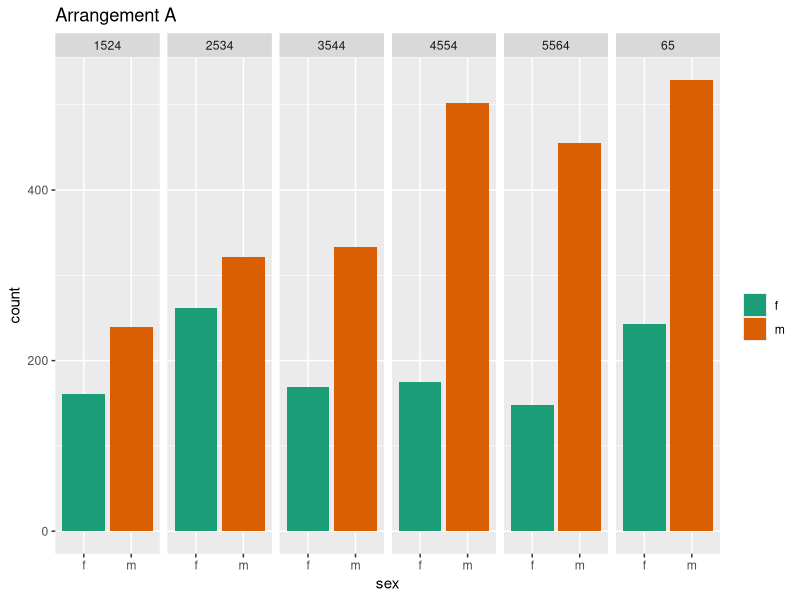
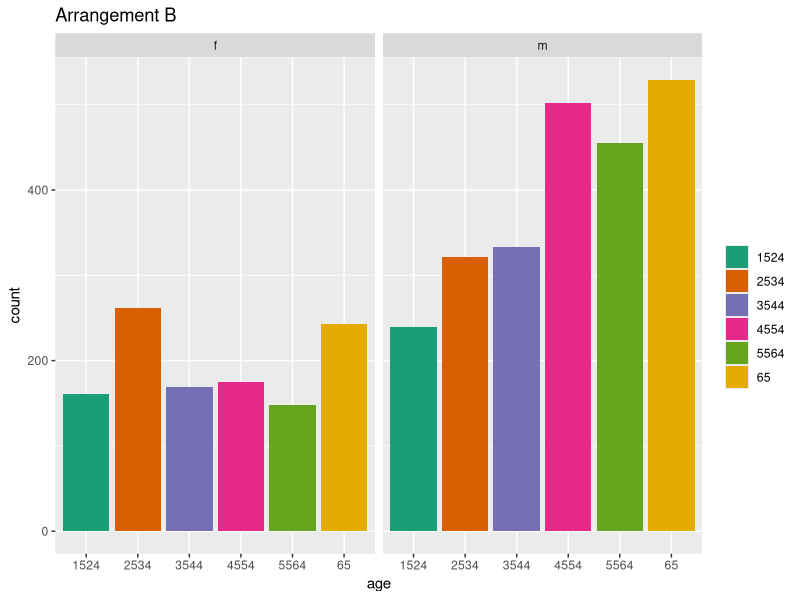
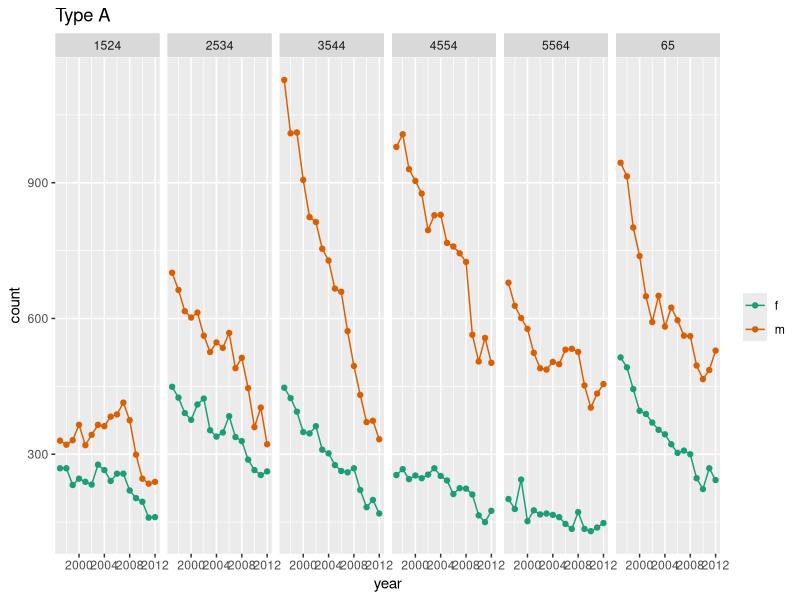
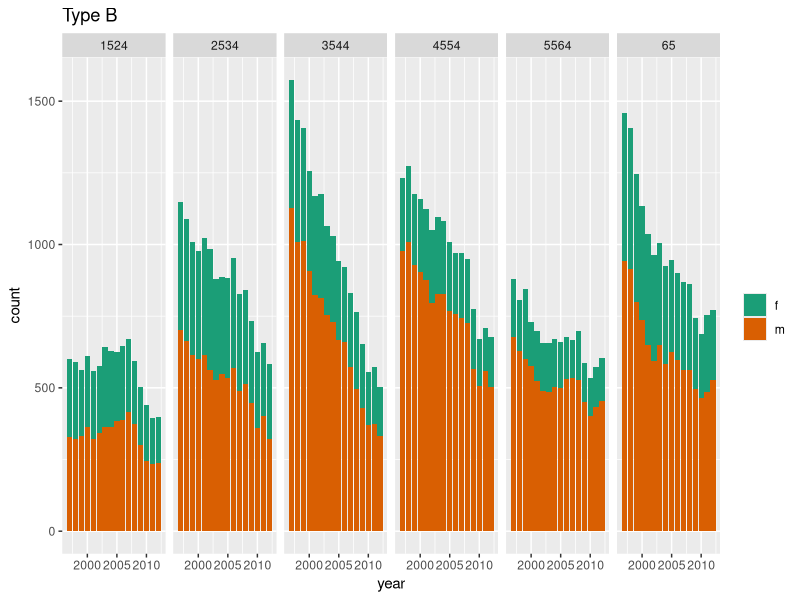
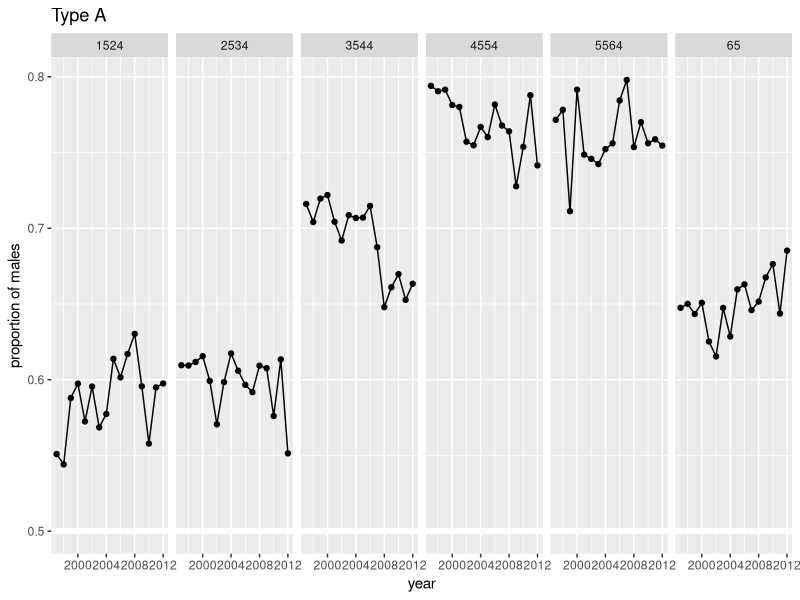
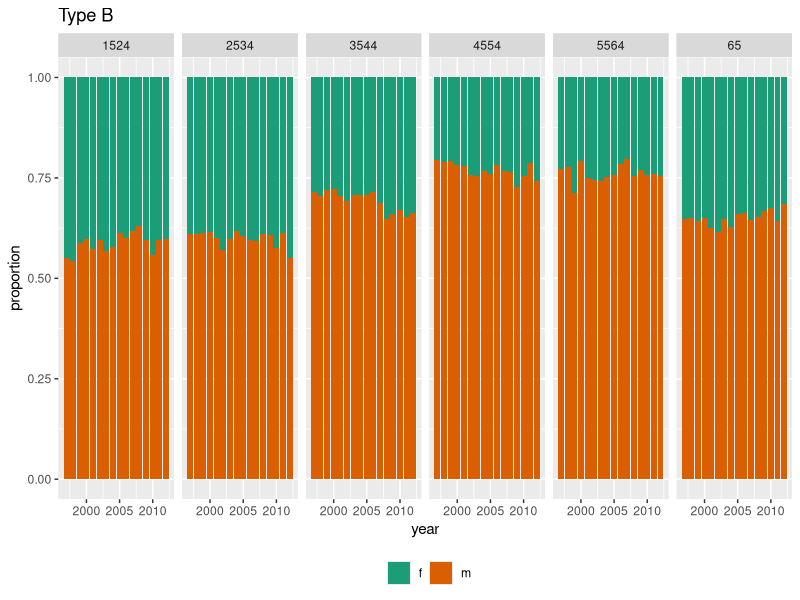
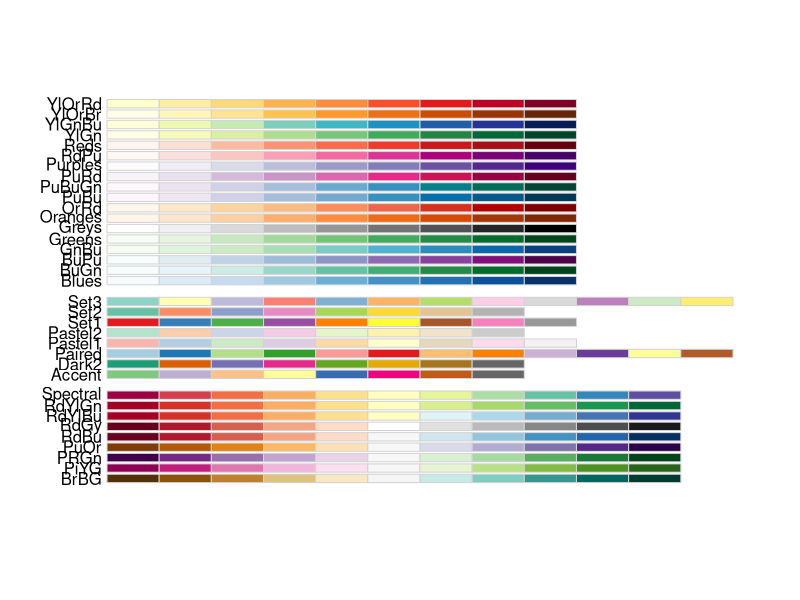
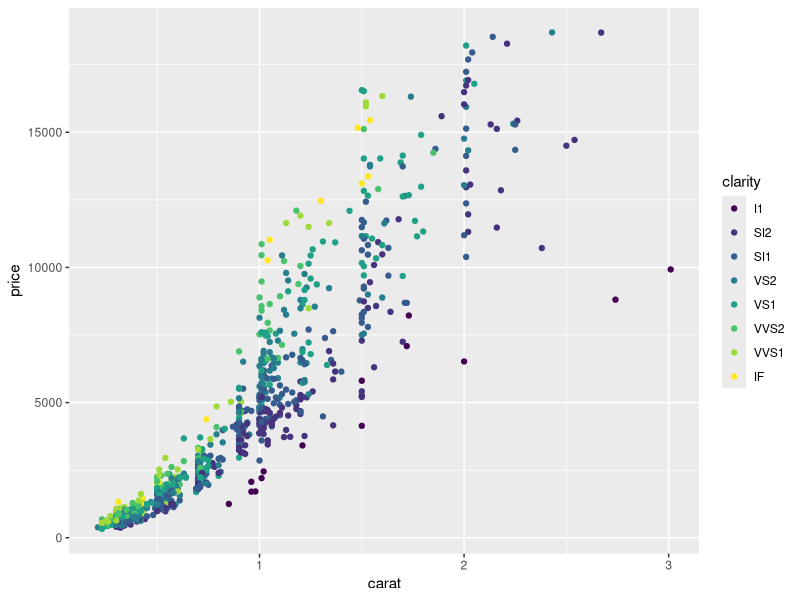

Source code (R) for these figures, in order:
## ---- chunk 1
knitr::opts_chunk$set(
  echo=FALSE,
  message = FALSE,
  warning = FALSE,
  error = FALSE, 
  collapse = TRUE,
  comment = "",
  fig.height = 6,
  fig.width = 10,
  fig.align = "center",
  fig.retina = 3,
  cache = FALSE
)
## ---- chunk 2
library(tidyverse)
library(RColorBrewer)
library(gridExtra)
library(dichromat)
library(here)
## ---- chunk 3
tb <- read_csv(here::here("data/TB_notifications_2019-07-01.csv")) %>% 
  select(country, iso3, year, new_sp_m04:new_sp_fu) %>%
  pivot_longer(cols=new_sp_m04:new_sp_fu, names_to="sexage", values_to="count") %>%
  mutate(sexage = str_replace(sexage, "new_sp_", "")) %>%
  mutate(sex=substr(sexage, 1, 1), 
         age=substr(sexage, 2, length(sexage))) %>%
  select(-sexage)

# Filter years between 1997 and 2012 due to missings
tb_us <- tb %>% 
  filter(country == "United States of America") %>%
  filter(!(age %in% c("04", "014", "514", "u"))) %>%
  filter(year > 1996, year < 2013)
## ---- chunk 4
tb_us %>% filter(year == 2012) %>% select(sex, age, count)
## ---- chunk 5
tb_us %>% filter(year == 2012) %>%
  ggplot(aes(x=sex, y=count, fill=sex)) +
  geom_bar(stat="identity", position="dodge") + 
  facet_wrap(~age, ncol=6) +
  scale_fill_brewer("", palette="Dark2") +
  ggtitle("Arrangement A")
## ---- chunk 6
tb_us %>% filter(year == 2012) %>%
  ggplot(aes(x=age, y=count, fill=age)) +
  geom_bar(stat="identity", position="dodge") + 
  facet_wrap(~sex, ncol=6) +
  scale_fill_brewer("", palette="Dark2") +
  ggtitle("Arrangement B")
## ---- chunk 7

## ---- chunk 8

## ---- chunk 9
tb_us %>% select(year, sex, age, count) %>% head(10)
## ---- chunk 10
ggplot(tb_us, aes(x=year, y=count, colour=sex)) +
  geom_line() + geom_point() +
  facet_wrap(~age, ncol=6) +
  scale_colour_brewer("", palette="Dark2") +
  ggtitle("Type A")
## ---- chunk 11
# This uses a color blind proof scale
ggplot(tb_us, aes(x=year, y=count, fill=sex)) +
  geom_bar(stat="identity") + 
  facet_wrap(~age, ncol=6) +
  scale_fill_brewer("", palette="Dark2") +
  ggtitle("Type B")
## ---- chunk 12

## ---- chunk 13

## ---- chunk 14
tb_us %>% group_by(year, age) %>% 
  summarise(p = count[sex=="m"]/sum(count)) %>%
  ggplot(aes(x=year, y=p)) +
  geom_hline(yintercept = 0.50, colour="white", size=2) +
  geom_line() + geom_point() +
  facet_wrap(~age, ncol=6) +
  ylab("proportion of males") +
  ggtitle("Type A")
## ---- chunk 15
# Fill the bars, note the small change to the code
ggplot(tb_us, aes(x=year, y=count, fill=sex)) +
  geom_bar(stat="identity", position="fill") + 
  facet_wrap(~age, ncol=6) +
  scale_fill_brewer("", palette="Dark2") + ylab("proportion") +
  ggtitle("Type B") + theme(legend.position = "bottom")
## ---- chunk 16
display.brewer.all()
## ---- chunk 17
dsamp <- diamonds[sample(nrow(diamonds), 1000), ]
(d <- ggplot(dsamp, aes(carat, price)) +
  geom_point(aes(colour = clarity)))
## ---- chunk 18
d + scale_colour_brewer()
## ---- chunk 19
d + scale_colour_brewer(palette="PRGn")
## ---- chunk 20
d + scale_colour_brewer(palette="Set1")
## ---- chunk 21
library(scales)
library(dichromat)
clrs <- hue_pal()(9)
d + theme(legend.position = "none")
clrs <- dichromat(hue_pal()(9))
d + scale_fill_manual("", values=clrs) + theme(legend.position = "none")
## ---- chunk 22
clrs <- hue_pal()(9)
p1 <- d + theme(legend.position = "none") + scale_color_discrete()

clrs <- dichromat(hue_pal()(9))
p2 <- d + scale_color_manual("", values=clrs) + theme(legend.position = "none")

grid.arrange(p1, p2, ncol=1)
## ---- chunk 23
set.seed(20190715)
df <- data.frame(x=runif(100), y=runif(100), cl=sample(c(rep("A", 1), rep("B", 99))))
ggplot(data=df, aes(x, y, shape=cl)) + theme_bw() + 
  geom_point(size=3) +
  theme(legend.position="None", aspect.ratio=1)
## ---- chunk 24
ggplot(data=df, aes(x, y, colour=cl)) + 
  geom_point(size=3) +
  theme_bw() + 
  scale_colour_brewer(palette="Set1") +
  theme(legend.position="None", aspect.ratio=1)
## ---- chunk 25
ggplot(tb_us, aes(x=year, y=count, colour=sex)) +
  geom_line() + geom_point() +
  facet_wrap(~age, ncol=6) +
  ylim(c(0,1150)) +
  scale_colour_brewer("", palette="Dark2") +
  ggtitle("Arrangement A")
## ---- chunk 26
ggplot(tb_us, aes(x=year, y=count, colour=age)) +
  geom_line() + geom_point() +
  facet_wrap(~sex, ncol=6) +
  ylim(c(0,1150)) +
  scale_colour_brewer("", palette="Dark2") +
  ggtitle("Arrangement B")
## ---- chunk 27
tb_us %>% filter(year == 2012) %>%
  ggplot(aes(x=sex, y=count, fill=sex)) +
  geom_bar(stat="identity", position="dodge") + 
  facet_wrap(~age, ncol=6) +
  scale_fill_brewer("", palette="Dark2") +
  ggtitle("Position - common scale ")
## ---- chunk 28
tb_us %>% filter(year == 2012) %>%
  ggplot(aes(x=1, y=count, fill=sex)) +
  geom_bar(stat="identity", position="fill") + 
  facet_wrap(~age, ncol=6) +
  scale_fill_brewer("", palette="Dark2") +
  ggtitle("Angle") + xlab("") + ylab("") +
  coord_polar(theta = "y")
## ---- chunk 29
tb_us %>% filter(year == 2012) %>%
  ggplot(aes(x=age, y=count, fill=age)) +
  geom_bar(stat="identity", position="dodge") + 
  facet_wrap(~sex, ncol=6) +
  scale_fill_brewer("", palette="Dark2") +
  ggtitle("Position - common scale ")
## ---- chunk 30
tb_us %>% filter(year == 2012) %>%
  ggplot(aes(x=1, y=count, fill=age)) +
  geom_bar(stat="identity", position="fill") + 
  facet_wrap(~sex, ncol=6) +
  scale_fill_brewer("", palette="Dark2") +
  ggtitle("Angle") + xlab("") + ylab("") +
  coord_polar(theta = "y")
## ---- chunk 31
ggplot(dsamp, aes(x=carat, y=price, colour = clarity)) +
  geom_point() +
  geom_smooth(se=FALSE) +
  scale_color_brewer(palette="Set1") +
  facet_wrap(~clarity, ncol=4)
## ---- chunk 32
ggplot(dsamp, aes(x=carat, y=price, colour = clarity)) +
  geom_point() +
  geom_smooth(se=FALSE) +
  scale_color_brewer(palette="Set1") 
